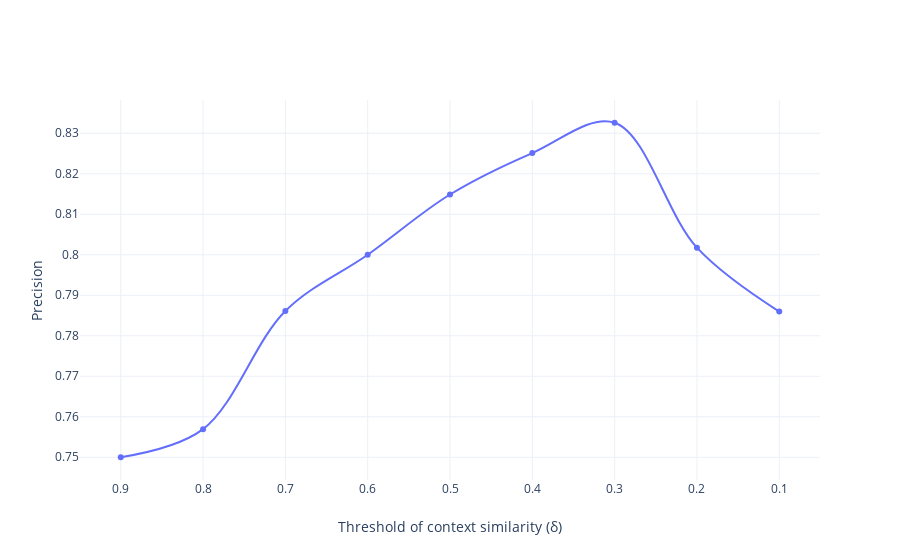

Notebook code for this chart:
### Code cell
deltas = np.arange(0.1, 1, 0.1)
eval_scores = []

for d in deltas:
    options['delta'] = d
    pred = predict_all(EACOS_CaCF_Post, option=options)
    precision = mean_average_precision(r_df_test,pred)
    eval_scores.append(precision)
    
d_eval = pd.DataFrame(eval_scores, index=deltas, columns=['precision'])

# Delta influence on the prediction and racall
d_precision = go.Figure([go.Scatter(
    name='MAP', 
    x=d_eval.index, 
    y=d_eval.precision, 
    text=d_eval.precision,
    line_shape='spline'
)])

d_precision.update_layout(
    title='The impact of similarity threshold on the recommendation quality',
    xaxis=dict(title='Threshold of context similarity (\u03B4)', autorange='reversed'), 
    yaxis=dict(title='MAP'),
    template=plot_template
)

d_precision.show()

### Figure 1 — Plotly figure (JSON) as saved in the notebook; plotly's stock layout.template omitted (floating-point values rounded to 4 significant figures)
{"data": [{"line": {"shape": "spline"}, "name": "Precision", "text": [0.786, 0.8018, 0.8326, 0.8251, 0.8149, 0.8, 0.7861, 0.7569, 0.75], "type": "scatter", "x": [0.1, 0.2, 0.3, 0.4, 0.5, 0.6, 0.7, 0.8, 0.9], "y": [0.786, 0.8018, 0.8326, 0.8251, 0.8149, 0.8, 0.7861, 0.7569, 0.75]}], "layout": {"xaxis": {"autorange": "reversed", "title": {"text": "Threshold of context similarity (δ)"}}, "yaxis": {"title": {"text": "Precision"}}}}
